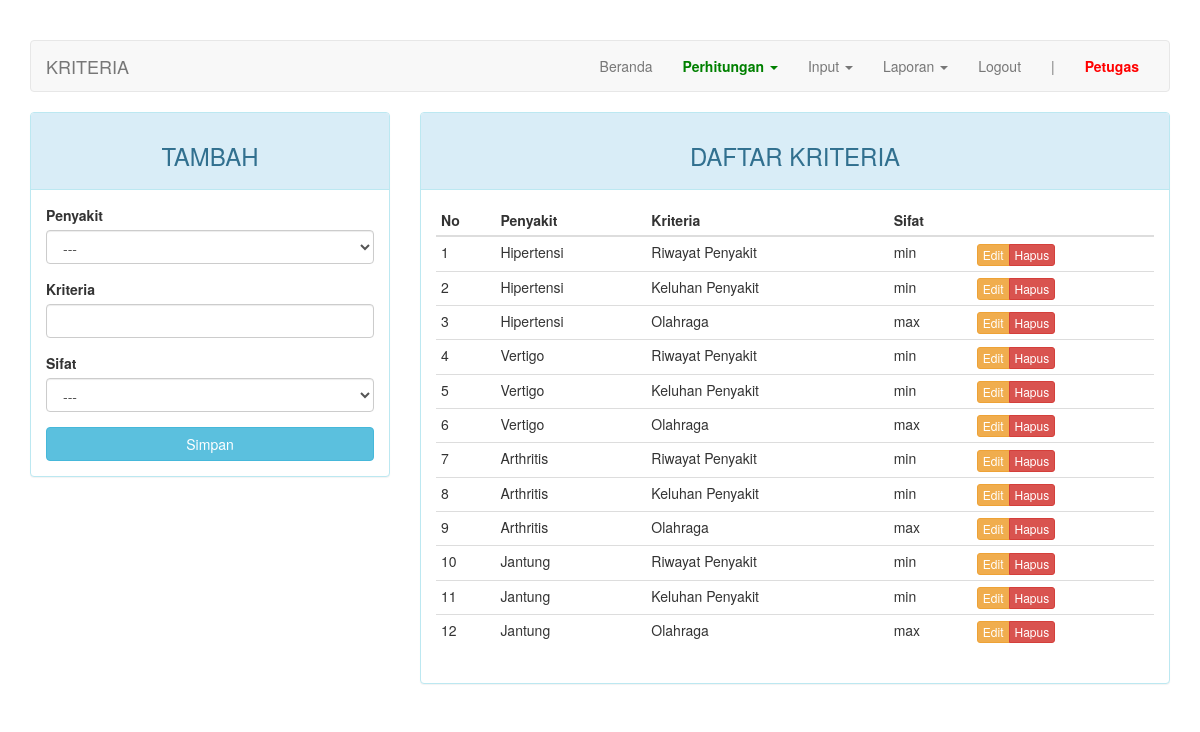
/index.php?page=kriteria (signed in), run on the app's committed database.
### tables this page shows
CREATE TABLE `kriteria` (
  `id_kriteria` int(11) NOT NULL,
  `id_penyakit` int(11) NOT NULL,
  `nama` varchar(50) DEFAULT NULL,
  `sifat` enum('min','max') DEFAULT NULL
);

CREATE TABLE `penyakit` (
  `id_penyakit` int(11) NOT NULL,
  `nama` varchar(50) DEFAULT NULL
);

### page/kriteria.php (the view, shortened to what this page needs)
<?php
$update = (isset($_GET['action']) AND $_GET['action'] == 'update') ? true : false;
?>
<div class="row">
	<div class="col-md-4">
	    <div class="panel panel-<?= ($update) ? "warning" : "info" ?>">
	        <div class="panel-heading"><h3 class="text-center"><?= ($update) ? "EDIT" : "TAMBAH" ?></h3></div>
	        <div class="panel-body">
	            <form action="<?=$_SERVER['REQUEST_URI']?>" method="POST">
									<div class="form-group">
										<label for="id_penyakit">Penyakit</label>
										<select class="form-control" name="id_penyakit">
											<option>---</option>
										</select>
									</div>
	                <div class="form-group">
	                    <label for="nama">Kriteria</label>
	                    <input type="text" name="nama" class="form-control" <?= (!$update) ?: 'value="'.$row["nama"].'"' ?>>
	                </div>
									<div class="form-group">
	                  <label for="sifat">Sifat</label>
										<select class="form-control" name="sifat">
											<option>---</option>
										</select>
									</div>
	                <button type="submit" class="btn btn-<?= ($update) ? "warning" : "info" ?> btn-block">Simpan</button>
	            </form>
	        </div>
	    </div>
	</div>
	<div class="col-md-8">
	    <div class="panel panel-info">
	        <div class="panel-heading"><h3 class="text-center">DAFTAR KRITERIA</h3></div>
	        <div class="panel-body">
	            <table class="table table-condensed">
	                <thead>
	                    <tr>
	                        <th>No</th>
	                        <th>Penyakit</th>
	                        <th>Kriteria</th>
	                        <th>Sifat</th>
	                        <th></th>
	                    </tr>
	                </thead>
	                <tbody>
	                    <?php $no = 1; ?>
	                    <?php if ($query = $connection->query("SELECT a.nama AS kriteria, b.nama AS penyakit, a.id_kriteria, a.sifat FROM kriteria a JOIN penyakit b USING(id_penyakit)")): ?>
	                        <?php while($row = $query->fetch_assoc()): ?>
	                        <tr>
	                            <td><?=$no++?></td>
	                            <td><?=$row['penyakit']?></td>
	                            <td><?=$row['kriteria']?></td>
	                            <td><?=$row['sifat']?></td>
	                            <td>
	                                <div class="btn-group">
	                                    <a href="?page=kriteria&action=update&key=<?=$row['id_kriteria']?>" class="btn btn-warning btn-xs">Edit</a>
	                                    <a href="?page=kriteria&action=delete&key=<?=$row['id_kriteria']?>" class="btn btn-danger btn-xs">Hapus</a>
	                                </div>
	                            </td>
	                        </tr>
	                        <?php endwhile ?>
	                    <?php endif ?>
	                </tbody>
	            </table>
	        </div>
	    </div>
	</div>
</div>

### index.php (style rules this page uses)
body { margin-top: 40px; }

### data on the page
kriteria: id_penyakit.nama "Hipertensi", nama "Riwayat Penyakit", sifat "min"
kriteria: id_penyakit.nama "Hipertensi", nama "Keluhan Penyakit", sifat "min"
kriteria: id_penyakit.nama "Hipertensi", nama "Olahraga", sifat "max"
kriteria: id_penyakit.nama "Vertigo", nama "Riwayat Penyakit", sifat "min"
kriteria: id_penyakit.nama "Vertigo", nama "Keluhan Penyakit", sifat "min"
kriteria: id_penyakit.nama "Vertigo", nama "Olahraga", sifat "max"
kriteria: id_penyakit.nama "Arthritis", nama "Riwayat Penyakit", sifat "min"
kriteria: id_penyakit.nama "Arthritis", nama "Keluhan Penyakit", sifat "min"
kriteria: id_penyakit.nama "Arthritis", nama "Olahraga", sifat "max"
kriteria: id_penyakit.nama "Jantung", nama "Riwayat Penyakit", sifat "min"
kriteria: id_penyakit.nama "Jantung", nama "Keluhan Penyakit", sifat "min"
kriteria: id_penyakit.nama "Jantung", nama "Olahraga", sifat "max"

### other printed values
$str "KRITERIA"
$_SESSION["username"] "Petugas"
